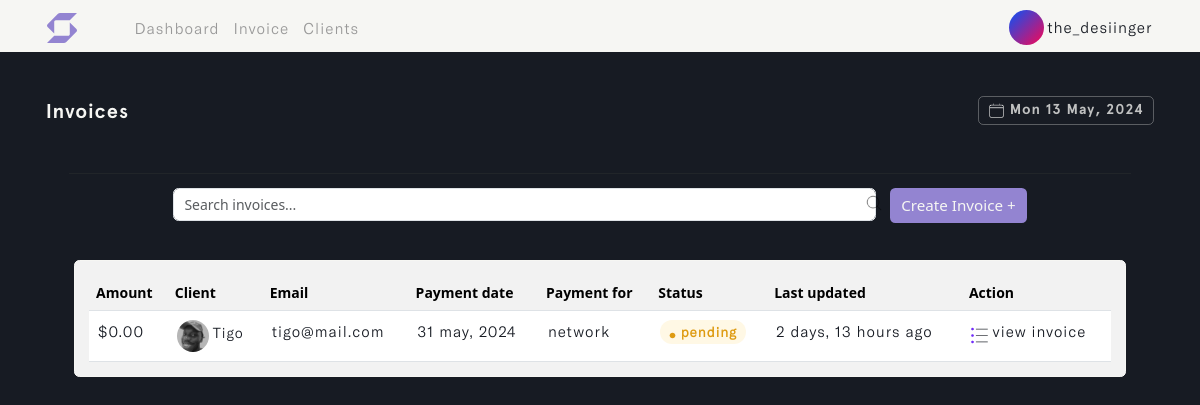
Page /invoice (signed in) on the earlier database version.
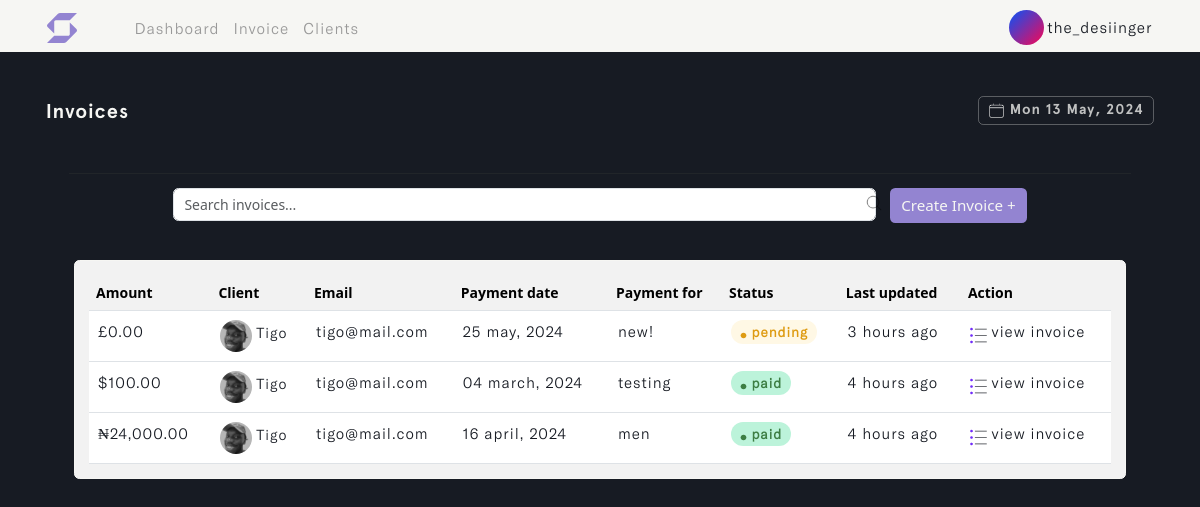
Same page on the later database version.
### invoice/models.py (models this page shows, shortened)
class Invoice(models.Model):
    STATUS = (
        ('Pending', 'Pending'),
        ('Paid', 'Paid')
    )
    CURRENCY = (
        ('USD 🇺🇸', 'USD 🇺🇸'),
        ('GHS 🇬🇭', 'GHS 🇬🇭'),
        ('GBP 🇬🇧', 'GBP 🇬🇧'),
        ('EUR 🇪🇺', 'EUR 🇪🇺'),
        ('NGN 🇳🇬', 'NGN 🇳🇬'),
    )
    account_owner = models.ForeignKey(Profile, on_delete=models.CASCADE, related_name='acc_user', db_index=True)
    project_name = models.CharField(max_length=255)
    project_duration = models.CharField(max_length=50)
    client_name = models.ForeignKey(Client, on_delete=models.CASCADE, to_field='name', related_name='invoice', db_index=True,
                                    help_text='Select a client for this entry.')
    invoice_status = models.CharField(max_length=200, choices=STATUS, db_index=True)
    payment_date = models.DateField(max_length=200, null=True)
    currency = models.CharField(max_length=200, choices=CURRENCY)
    invoice_image = ResizedImageField(size=[600, 600], quality=85, null=True, blank=True, upload_to='invoice_image/', default='invoice.png')
    client_note = models.TextField(max_length=100000, null=True, blank=True)
    total = models.IntegerField(default=0, null=True, blank=True)
    paid_date = models.DateField(null=True, blank=True)
    updated_time_stamp = models.DateTimeField(auto_now=True, db_index=True)
    created_time_stamp = models.DateTimeField(auto_now_add=True, db_index=True)
    id = models.UUIDField(default=uuid.uuid4, primary_key=True, unique=True, editable=False)
    class Meta:
        ordering = ['-updated_time_stamp']

class Client(models.Model):
    account_owner = models.ForeignKey(Profile, on_delete=models.CASCADE, related_name='clients', db_index=True)
    name = models.CharField(max_length=50, unique=True, db_index=True)
    address = models.CharField(max_length=255)
    country = models.CharField(max_length=50, null=True, blank=True)
    email = models.EmailField(max_length=100, unique=True, db_index=True)
    phone_number = models.IntegerField(null=True, blank=True)
    city_state = models.CharField(max_length=50, null=True, blank=True)
    postal_code = models.CharField(max_length=30, null=True, blank=True)
    client_avatar = ResizedImageField(size=[600, 600], quality=85, null=True, blank=True, upload_to='client_avatar/', default='emil-kowalski.png')
    updated_time_stamp = models.DateTimeField(auto_now=True, db_index=True)
    created_time_stamp = models.DateTimeField(auto_now_add=True, db_index=True)
    id = models.UUIDField(default=uuid.uuid4, primary_key=True, unique=True, editable=False)
    @property
    def imageURL(self):
        try:
            url = self.client_avatar.url
        except:
            url = ''
        return url
    class Meta:
        ordering = ['-updated_time_stamp']
        indexes = [
            models.Index(fields=['name']),
            models.Index(fields=['email']),
            models.Index(fields=['updated_time_stamp']),
            models.Index(fields=['created_time_stamp']),
        ]
    def __str__(self):
        return self.name

### invoice/views.py (the view, shortened to what this page needs)
# urls.py: path('invoice', views.create_invoice, name='invoice'),
@login_required(login_url='login')
def create_invoice(request):
    profile = request.user.profile
    invoices = profile.acc_user.select_related('account_owner').all()
    custom_range, invoices = paginateInvoice(request, 5, invoices)
    for invoice in invoices:
        invoice.due = (invoice.payment_date - datetime.now().date()).days
    form = InvoiceCreationForm(request.user, request.POST, request.FILES if request.method == "POST" else None)
    default_clientImg = "https://swift-bill-bucket.s3.amazonaws.com/emil-kowalski.png"
    context = {'form': form, 'invoices': invoices,
               'custom_range': custom_range, 'clientImg': default_clientImg}
    return render(request, 'invoice/invoice.html', context)

### invoice/forms.py
class InvoiceCreationForm(ModelForm):
    payment_date = forms.DateField(widget=DateInput)
    class Meta:
        model = Invoice
        fields = ['project_name', 'project_duration', 'client_name',
                  'invoice_status', 'payment_date', 'currency', 'invoice_image',
                  'client_note']
    def __init__(self, user, *args, **kwargs):
        super(InvoiceCreationForm, self).__init__(*args, **kwargs)
        self.fields['invoice_status'].widget.choices = [('', 'Choose status')] + list(self.fields['invoice_status'].widget.choices)
        self.fields['currency'].widget.choices = [('', 'Choose currency')] + list(self.fields['currency'].widget.choices)
        self.fields['client_name'].queryset = Client.objects.filter(account_owner=user.profile)
        self.fields['currency'].widget.attrs.update({'id': 'currency_field'})
        for name, field in self.fields.items():
            field.widget.attrs.update({'class': 'input form-control'})

### user/models.py (called while the page is built)
    def __str__(self):
        return self.username

### invoice/templates/invoice/invoice.html (shortened to what this page needs)
{% load static %}
<!DOCTYPE html>
<html lang="en" class="js has-scroll-init has-scroll-smooth">
  <head>
    <link rel="stylesheet" href="{% static '/css/bootstrap.min.css' %}" />
    <link rel="stylesheet" href="{% static '/css/invoice.css' %}" />
  </head>
  <body
    id="pageTop"
    class="page-content"
    data-spy="scroll"
    data-target="#mainNav"
  >
    {% include 'invoice/nav.html' %}
    <main>
      <div data-scroll class="page page--layout-2" id="main">
        {% if invoices %}
        <div id="hero">
          <div class="container-fluid">
            <div class="hero-intro">
              <p>
                Invoices
                <span class="badge">
                  <img
                    src="{% static '/images/calendar.png' %}"
                    class="img-fluid calender-img"
                    alt="calender-img"
                  />
                  {% now "D d M, Y" %}
                </span>
              </p>
            </div>
          </div>
        </div>
        <div id="search">
          <div class="container-fluid">
            <div class="search-intro">
              <hr />
              <div class="row g-3 d-flex justify-content-center">
                <div class="col-md-8">
                  <img
                    src="{% static '/images/magnifying-glass.png' %}"
                    class="img-fluid search--img"
                    alt="search--img"
                  />
                  <input
                    type="text"
                    class="form-control live-search-box"
                    placeholder="Search invoices..."
                  />
                </div>
                <div class="col-auto">
                  <button
                    type="submit"
                    class="btn mb-3 invoice--btn"
                    data-bs-toggle="offcanvas"
                    data-bs-target="#offcanvasRight"
                    aria-controls="offcanvasRight"
                  >
                    Create Invoice +
                  </button>
                </div>
              </div>
            </div>
          </div>
        </div>
        {% include 'invoice/desktop-table.html' %}
        {% endif %}
      </div>
    </main>
  </body>
</html>

### invoice/templates/invoice/desktop-table.html (shortened to what this page needs)
{% load static %}
{% load humanize %}
<div id="desktop-table" class="live-search-list">
  <div class="container">
    <div class="desktop-table-intro">
      <div class="card">
        <div class="card-body">
          <table class="table table-hover" id="invoice_table">
            <thead>
              <tr>
                <th scope="col">Amount</th>
                <th scope="col">Client</th>
                <th scope="col">Email</th>
                <th scope="col">Payment date</th>
                <th scope="col">Payment for</th>
                <th scope="col">Status</th>
                <th scope="col">Last updated</th>
                <th scope="col">Action</th>
              </tr>
            </thead>
            <tbody>
              {% for invoice in invoices %}
              <tr id="search_invoice">
                <td>
                  {% if invoice.currency == "GHS 🇬🇭" %}
                  ¢{{ invoice.total|floatformat:2|intcomma }}
                  {% elif invoice.currency == "USD 🇺🇸" %}
                  ${{ invoice.total|floatformat:2|intcomma }}
                  {% elif invoice.currency == "GBP 🇬🇧" %}
                  £{{ invoice.total|floatformat:2|intcomma }}
                  {% elif invoice.currency == "EUR 🇪🇺" %}
                  €{{ invoice.total|floatformat:2|intcomma }}
                  {% elif invoice.currency == "NGN 🇳🇬" %}
                  ₦{{ invoice.total|floatformat:2|intcomma }}
                  {% endif %}
                </td>
                <td id="client_name">
                  {% if invoice.client_name.imageURL != clientImg %}
                  <img
                    src="{{invoice.client_name.imageURL}}"
                    class="img-fluid rounded-circle"
                    id="avatar-img"
                    alt="avatar-img"
                  />
                  {% endif %}
                  {{invoice.client_name.name}}
                </td>
                <td>{{invoice.client_name.email | truncatechars:25}}</td>
                <td>{{invoice.payment_date|date:"d F, Y"}}</td>
                <td>{{invoice.project_name | truncatechars:17}}</td>
                {% if invoice.due <= 3 and invoice.invoice_status != 'Paid' %}
                <td id="due_date">
                  <span class="badge">overdue close</span>
                </td>
                {% else %}
                {% if invoice.invoice_status == 'Pending' %}
                <td id="unpaid_status">
                  <span class="badge">
                    <img
                      src="{% static '/images/pending.svg' %}"
                      class="img-fluid"
                      id="clock-img"
                      alt="clock-img"
                    />
                    {{invoice.invoice_status}}
                  </span>
                </td>
                {% else %}
                <td id="paid_status">
                  <span class="badge">
                    <img
                      src="{% static '/images/paid.svg' %}"
                      class="img-fluid"
                      id="clock-img"
                      alt="clock-img"
                    />
                    {{invoice.invoice_status}}
                  </span>
                </td>
                {% endif %}
                {% endif %}
                <td>{{invoice.updated_time_stamp|naturaltime}}</td>
                <td>
                  <a href="{% url 'invoice-details' invoice.id %}">
                    <img
                      src="{% static '/images/list.png' %}"
                      class="img-fluid"
                      id="open_invoice-link"
                      alt="open_invoice-link"
                    />
                    view Invoice
                  </a>
                </td>
              </tr>
              {% endfor %}
            </tbody>
          </table>
        </div>
      </div>
    </div>
  </div>
</div>

Differences in the rows shown:
removed Invoice: total "0.00", client_name.imageURL (picture), client_name.name "Tigo", client_name.email "tigo@mail.com", payment_date "31 may, 2024", project_name "network", invoice_status "pending", updated_time_stamp "2 days, 13 hours ago"
added Invoice: total "0.00", client_name.imageURL (picture), client_name.name "Tigo", client_name.email "tigo@mail.com", payment_date "25 may, 2024", project_name "new!", invoice_status "pending", updated_time_stamp "3 hours ago"
added Invoice: total "100.00", client_name.imageURL (picture), client_name.name "Tigo", client_name.email "tigo@mail.com", payment_date "04 march, 2024", project_name "testing", invoice_status "paid", updated_time_stamp "4 hours ago"
added Invoice: total "24,000.00", client_name.imageURL (picture), client_name.name "Tigo", client_name.email "tigo@mail.com", payment_date "16 april, 2024", project_name "men", invoice_status "paid", updated_time_stamp "4 hours ago"
